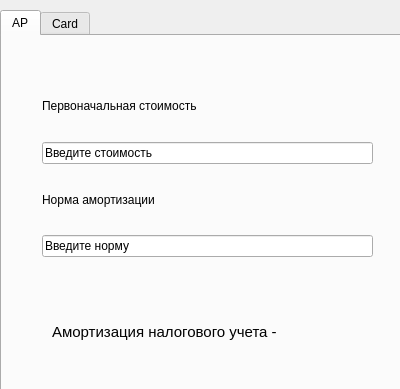
<?xml version="1.0" encoding="UTF-8"?>
<ui version="4.0">
 <class>Form</class>
 <widget class="QWidget" name="Form">
  <property name="geometry">
   <rect>
    <x>0</x>
    <y>0</y>
    <width>400</width>
    <height>389</height>
   </rect>
  </property>
  <property name="windowTitle">
   <string>Form</string>
  </property>
  <widget class="QTabWidget" name="tabWidget">
   <property name="geometry">
    <rect>
     <x>0</x>
     <y>10</y>
     <width>401</width>
     <height>381</height>
    </rect>
   </property>
   <property name="currentIndex">
    <number>0</number>
   </property>
   <widget class="QWidget" name="tab">
    <attribute name="icon">
     <iconset resource="amort.qrc">
      <normaloff>:/newPrefix/1.png</normaloff>:/newPrefix/1.png</iconset>
    </attribute>
    <attribute name="title">
     <string>AP</string>
    </attribute>
    <widget class="QWidget" name="verticalLayoutWidget">
     <property name="geometry">
      <rect>
       <x>40</x>
       <y>40</y>
       <width>331</width>
       <height>181</height>
      </rect>
     </property>
     <layout class="QVBoxLayout" name="verticalLayout">
      <item>
       <widget class="QLabel" name="label">
        <property name="text">
         <string>Первоначальная стоимость</string>
        </property>
       </widget>
      </item>
      <item>
       <widget class="QLineEdit" name="enterPrice">
        <property name="text">
         <string>Введите стоимость</string>
        </property>
       </widget>
      </item>
      <item>
       <widget class="QLabel" name="label_2">
        <property name="text">
         <string>Норма амортизации</string>
        </property>
       </widget>
      </item>
      <item>
       <widget class="QLineEdit" name="enterNorma">
        <property name="text">
         <string>Введите норму</string>
        </property>
        <property name="readOnly">
         <bool>false</bool>
        </property>
       </widget>
      </item>
     </layout>
    </widget>
    <widget class="QLabel" name="print_amort">
     <property name="geometry">
      <rect>
       <x>50</x>
       <y>250</y>
       <width>321</width>
       <height>91</height>
      </rect>
     </property>
     <property name="font">
      <font>
       <pointsize>11</pointsize>
      </font>
     </property>
     <property name="text">
      <string>Амортизация налогового учета - </string>
     </property>
    </widget>
   </widget>
   <widget class="QWidget" name="tab_2">
    <attribute name="icon">
     <iconset resource="tab.qrc">
      <normaloff>:/newPrefix/2.png</normaloff>:/newPrefix/2.png</iconset>
    </attribute>
    <attribute name="title">
     <string>Card</string>
    </attribute>
    <widget class="QLabel" name="BD">
     <property name="geometry">
      <rect>
       <x>30</x>
       <y>60</y>
       <width>191</width>
       <height>141</height>
      </rect>
     </property>
     <property name="font">
      <font>
       <pointsize>10</pointsize>
      </font>
     </property>
     <property name="text">
      <string/>
     </property>
    </widget>
    <widget class="QPushButton" name="clickAdd">
     <property name="geometry">
      <rect>
       <x>50</x>
       <y>270</y>
       <width>151</width>
       <height>51</height>
      </rect>
     </property>
     <property name="text">
      <string>Добавить</string>
     </property>
    </widget>
    <widget class="QWidget" name="verticalLayoutWidget_2">
     <property name="geometry">
      <rect>
       <x>249</x>
       <y>120</y>
       <width>141</width>
       <height>201</height>
      </rect>
     </property>
     <layout class="QVBoxLayout" name="verticalLayout_2">
      <item>
       <widget class="QLabel" name="label_5">
        <property name="text">
         <string>Номер карты</string>
        </property>
       </widget>
      </item>
      <item>
       <widget class="QLineEdit" name="enterNumberCard"/>
      </item>
      <item>
       <widget class="QLabel" name="label_6">
        <property name="text">
         <string>Имя владельца</string>
        </property>
       </widget>
      </item>
      <item>
       <widget class="QLineEdit" name="enterName"/>
      </item>
      <item>
       <widget class="QLabel" name="label_7">
        <property name="text">
         <string>Действительна до</string>
        </property>
       </widget>
      </item>
      <item>
       <widget class="QLineEdit" name="enterData"/>
      </item>
      <item>
       <widget class="QLabel" name="label_8">
        <property name="text">
         <string>Задние цифры</string>
        </property>
       </widget>
      </item>
      <item>
       <widget class="QLineEdit" name="EnterBackNumber"/>
      </item>
     </layout>
    </widget>
    <widget class="QLabel" name="image">
     <property name="geometry">
      <rect>
       <x>250</x>
       <y>10</y>
       <width>131</width>
       <height>91</height>
      </rect>
     </property>
     <property name="text">
      <string/>
     </property>
     <property name="pixmap">
      <pixmap resource="card.qrc">:/newPrefix/3.png</pixmap>
     </property>
     <property name="scaledContents">
      <bool>true</bool>
     </property>
    </widget>
   </widget>
  </widget>
 </widget>
 <resources>
  <include location="amort.qrc"/>
  <include location="card.qrc"/>
  <include location="tab.qrc"/>
 </resources>
 <connections/>
</ui>
